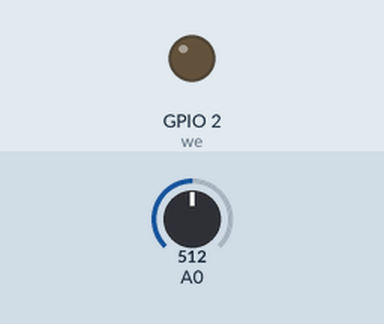
A sketch run on a simulated ESP8266 (NodeMCU). Shown: output pins drawn as LEDs (lit = HIGH). The inputs (shaded band) are chosen by the test bench; at power-on: A0 = 512. WiFi joins after 1.5 s; servers stay silent unless stated; no MQTT or app messages arrive unless stated; what the sketch prints to the serial monitor is not drawn.

Above: at 0.0 s.
At 1.6 s:
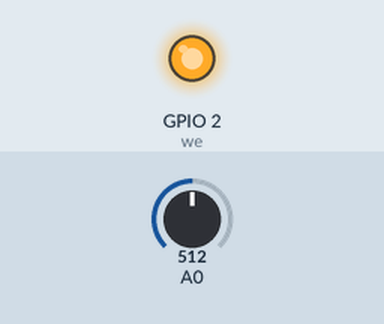
Timing chart, 0 to 3.1 s (numbered marks = the images above):
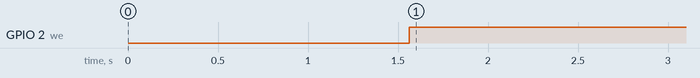

The sketch:

sleepESP.ino
```cpp
#include <ESP8266WiFi.h>
#include <PubSubClient.h>


const char* ssid = "";
const char* password = "";
const char* mqtt_server = "test.mosquitto.org";
char msg[50];

WiFiClient espClient;
PubSubClient client(espClient);


void setup_wifi(){
  delay(10);
  WiFi.begin(ssid, password);
  while (WiFi.status() != WL_CONNECTED){
    delay(500);
    Serial.print(".");
  }
  Serial.println("IP address: ");
  Serial.println(WiFi.localIP());
}

void reconnect(){
  while (!client.connected()){
    if (!client.connect("SW")){
      Serial.print("Failed, rc=");
      Serial.print(client.state());
      delay(5000);
    }
  }
}

void wakeUp(){
  Serial.println("Waking up");
  delay(3000);
  Serial.println("Morning!");
  digitalWrite(LED_BUILTIN, HIGH); //LED goes on again cause the Arduino woke up
}


void setup(){
  Serial.begin(115200);
  setup_wifi();
  client.setServer(mqtt_server, 1883);
  pinMode(A0, INPUT);
  pinMode(LED_BUILTIN, OUTPUT); //we're using built-in LED to demonstrate the sleep mode
  digitalWrite(LED_BUILTIN, LOW);
}


void loop(){
  if (!client.connected()){
    reconnect();
  }
  digitalWrite(LED_BUILTIN, HIGH);
  client.loop();
  delay(1000);
  int sensorValue = analogRead(A0);
  float voltage = sensorValue * (5.0 / 1023.0);
  snprintf(msg, 50, "%f", voltage);
  client.publish("SW", msg);
  if (voltage <= 1.5){
    Serial.println("Going to sleep");
    delay(1000);
    ESP.deepSleep(50e5);
    wakeUp();
    }
}
```

Measured:
- by itself, GPIO 2 (we): LOW → HIGH at 1.6 s
